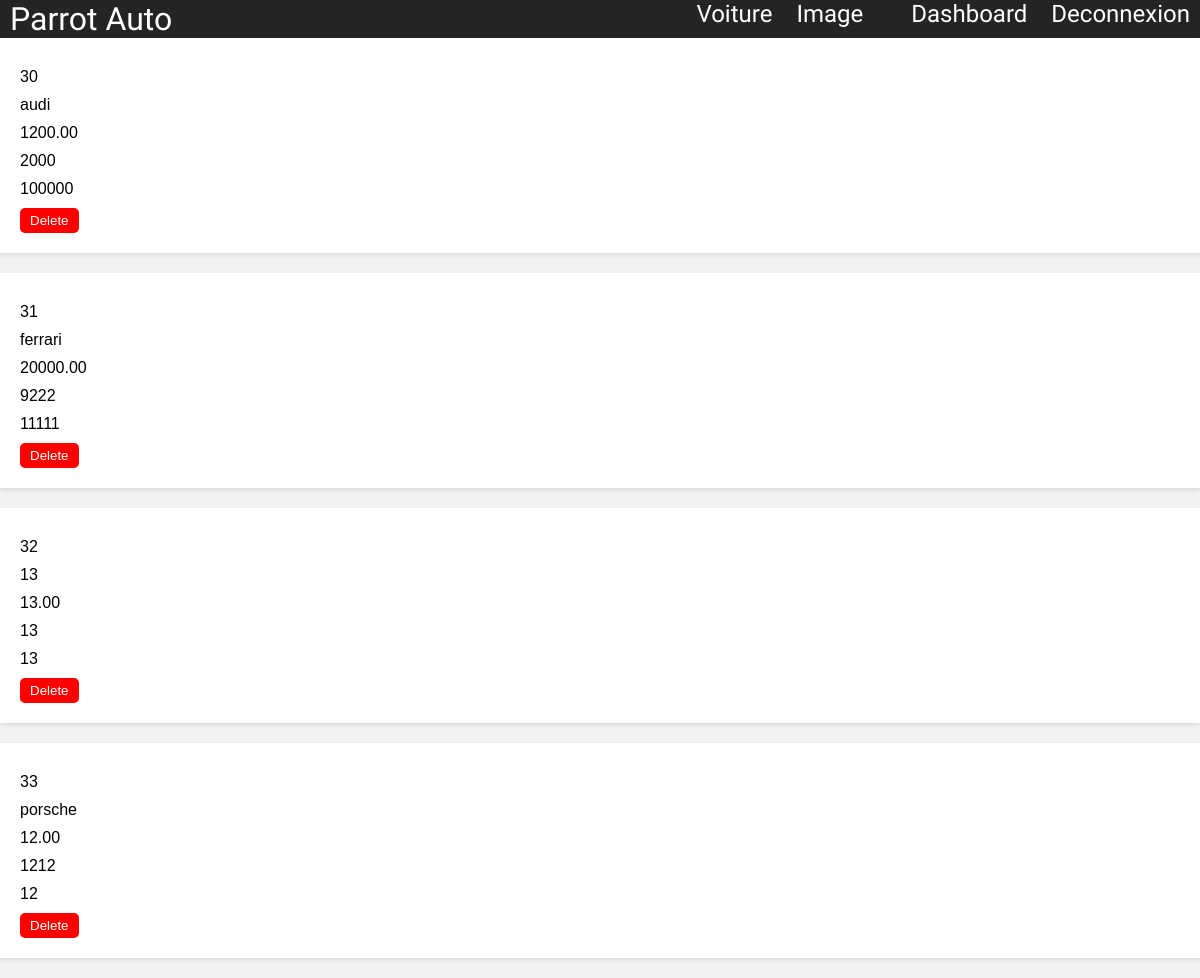
/adminpage.php (signed in), run on an earlier commit of the app's database.
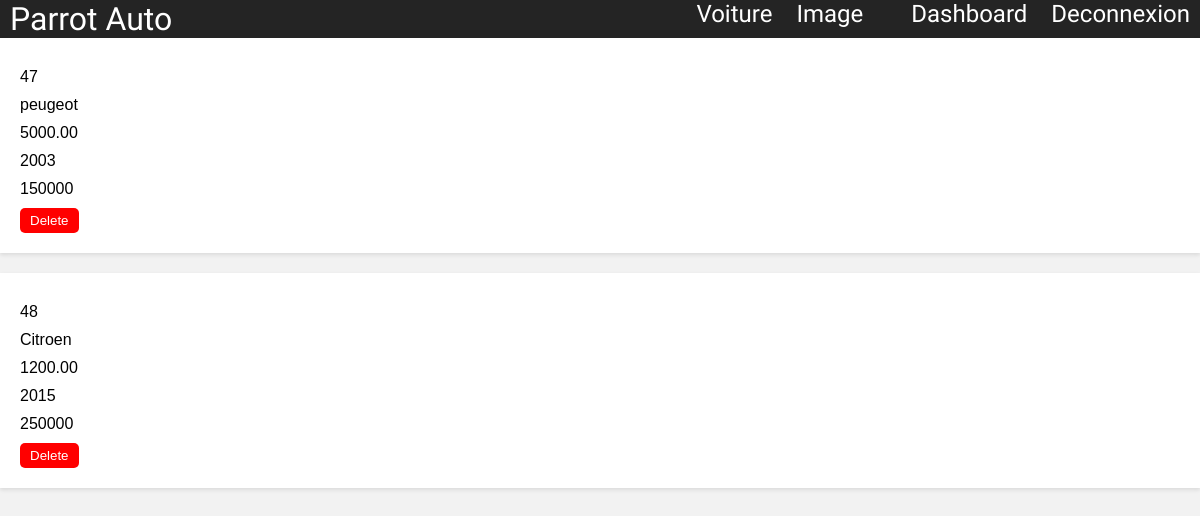
And on a later commit of the database.
### tables this page shows
CREATE TABLE `car_listing` (
  `id` int(11) NOT NULL,
  `model` varchar(255) NOT NULL,
  `price` decimal(10,2) NOT NULL,
  `year` int(11) NOT NULL,
  `km` int(11) NOT NULL
);

### adminpage.php (the view, shortened to what this page needs)
<head>
    <link rel="stylesheet" href="Styling/adminpage.css">
</head>
<main>
    <?php require 'header.php'; ?>
    <div>
        <?php
        $sql = "SELECT * FROM car_listing ";
        $db = new Database;
        $pdo = $db->getPDO();
        $cars = $pdo->query($sql);
        $result = $cars->fetchAll();
        foreach ($result as $item) {
            echo '<div class="dashboard">';
            echo '<p>' . $item['id'] . '</p>';
            if (isset($item['model']) && isset($item['price']) && isset($item['year']) && isset($item['km'])) {
                echo '<p>' . $item['model'] . '</p>';
                echo '<p>' . $item['price'] . '</p>';
                echo '<p>' . $item['year'] . '</p>';
                echo '<p>' . $item['km'] . '</p>';
            } else {
                echo '<p>Missing information</p>';
            }
            echo '<form action="deletions/delete_listing.php" method="post">';
            echo '<input type="submit" value="Delete">';
            echo '</form>';
            echo '</div>';
        }
        ?>
    </div>
</main>

What changed in the data, as far as the page shows it:
removed car_listing: id "30", model "audi", price "1200.00", year "2000", km "100000"
removed car_listing: id "31", model "ferrari", price "20000.00", year "9222", km "11111"
removed car_listing: id "32", model "13", price "13.00", year "13", km "13"
removed car_listing: id "33", model "porsche", price "12.00", year "1212", km "12"
added car_listing: id "47", model "peugeot", price "5000.00", year "2003", km "150000"
added car_listing: id "48", model "Citroen", price "1200.00", year "2015", km "250000"
